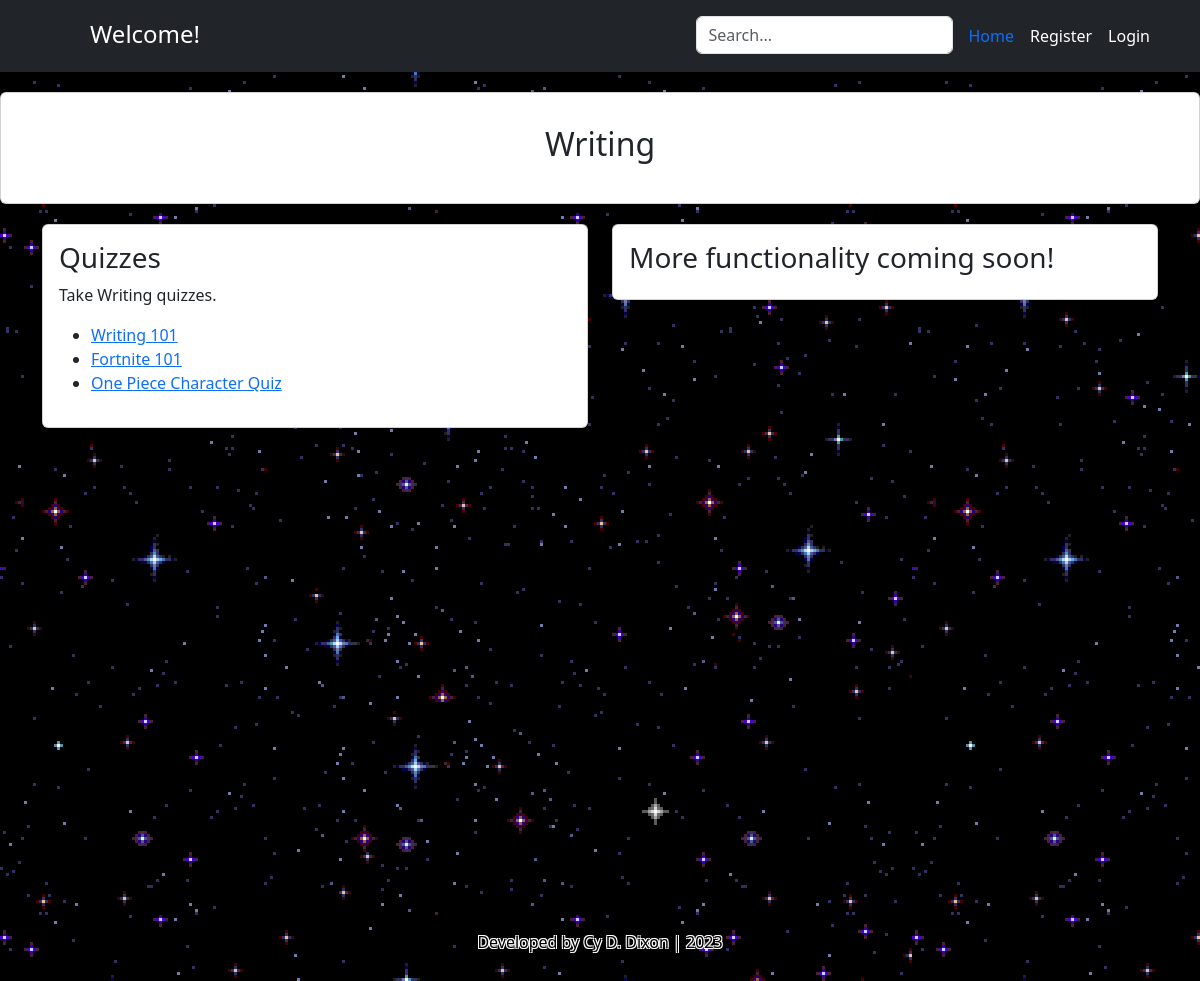
Page /quiz/darksouls/ on the committed database.
### quiz/models.py (models this page shows, shortened)
class Quiz(models.Model):
    name = models.CharField(max_length=255)
    type = models.CharField(max_length=255, default="none")
    description = models.TextField(default="empty")

### quiz/views.py (the view)
# urls.py: path('darksouls/', views.ds_view, name='ds_page'),
def ds_view(request):
    context = {}
    quizzes = Quiz.objects.all()
    user = request.user
    quiz_takers = QuizTaker.objects.all()
    context['quiz_takers'] = quiz_takers
    context['user'] = user
    context['quizzes'] = quizzes
    return render(request, 'ds_page.html', context)

### quiz/templates/ds_page.html (shortened to what this page needs)
{% extends 'base.html' %}
{% load static %}
{% block content %}
<div class="card text-center p-3">
  <div class="card-body">
    <h2 class="card-title">Writing</h2>
  </div>
</div>
<div class="container">
  <div class="row">
    <div class="col-sm-6 mb-3 mb-sm-0">
      <div class="card">
        <div class="card-body">
          <h3 class="card-title">Quizzes</h3>
          <p class="card-text">Take Writing quizzes.</p>
          <ul>
            {% for quiz in quizzes %}
              {% if quiz.type == 'DS' %}
              <li><a href="{% url 'start_quiz' quiz.id %}">{{ quiz.name }}</a></li>
              {% endif %}
            {% endfor %}
          </ul>
        </div>
      </div>
    </div>
    <div class="col-sm-6 mb-3 mb-sm-0">
		<div class="card">
		  <div class="card-body">
			{% if user.is_admin %}
			<h3> Admin Tools </h3>
			<h5 class="card-title"><a href="{% url 'create_quiz' %}">Create Quiz</a> </h5>
			{% else %}
			<h3> More functionality coming soon!</h3>
			{% endif %}
		  </div>
		</div>
	</div>
  </div>
</div>
{% endblock content %}

### static/style2.css (style rules this page uses)
body { background-image: url('stars.gif'); }

### templates/snippets/header.html (style rules this page uses)
.p-3 { margin-bottom: 20px; }

### templates/snippets/base_css.html (style rules this page uses)
body { background-color: #F5F5F5; }

### rows in the picture
Quiz: name "Writing 101"
Quiz: name "Fortnite 101"
Quiz: name "One Piece Character Quiz"
